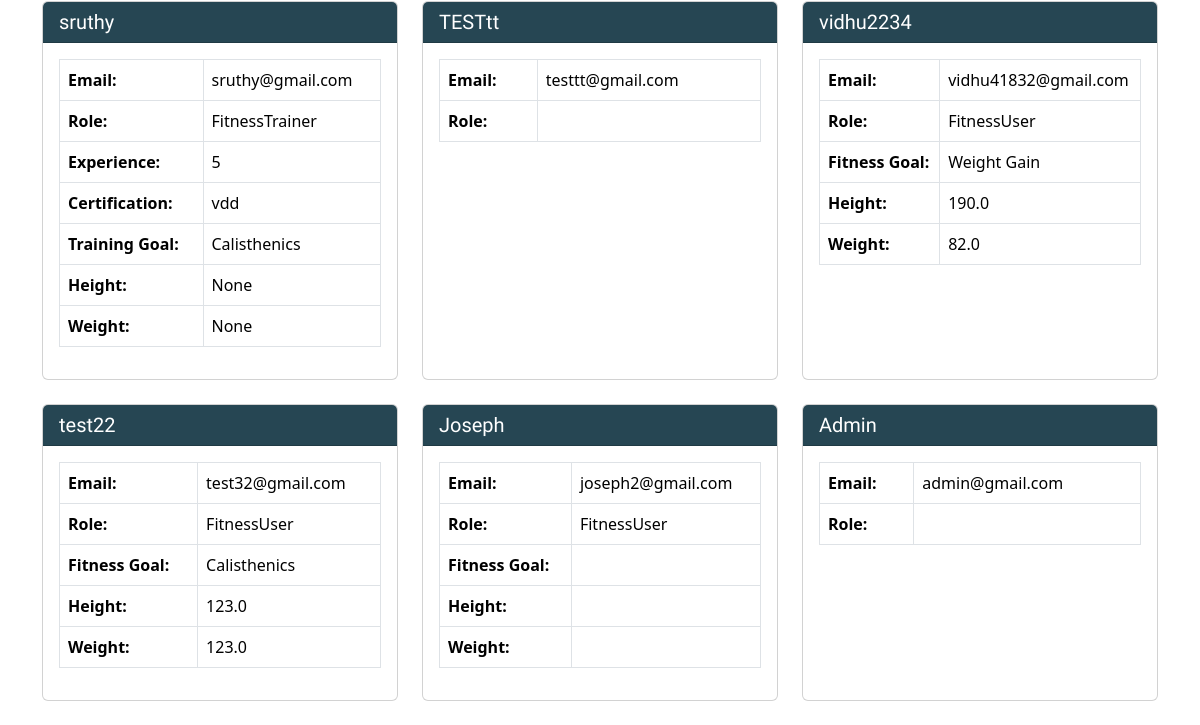
Page /members/all-users/ (lower part) on the earlier database version.
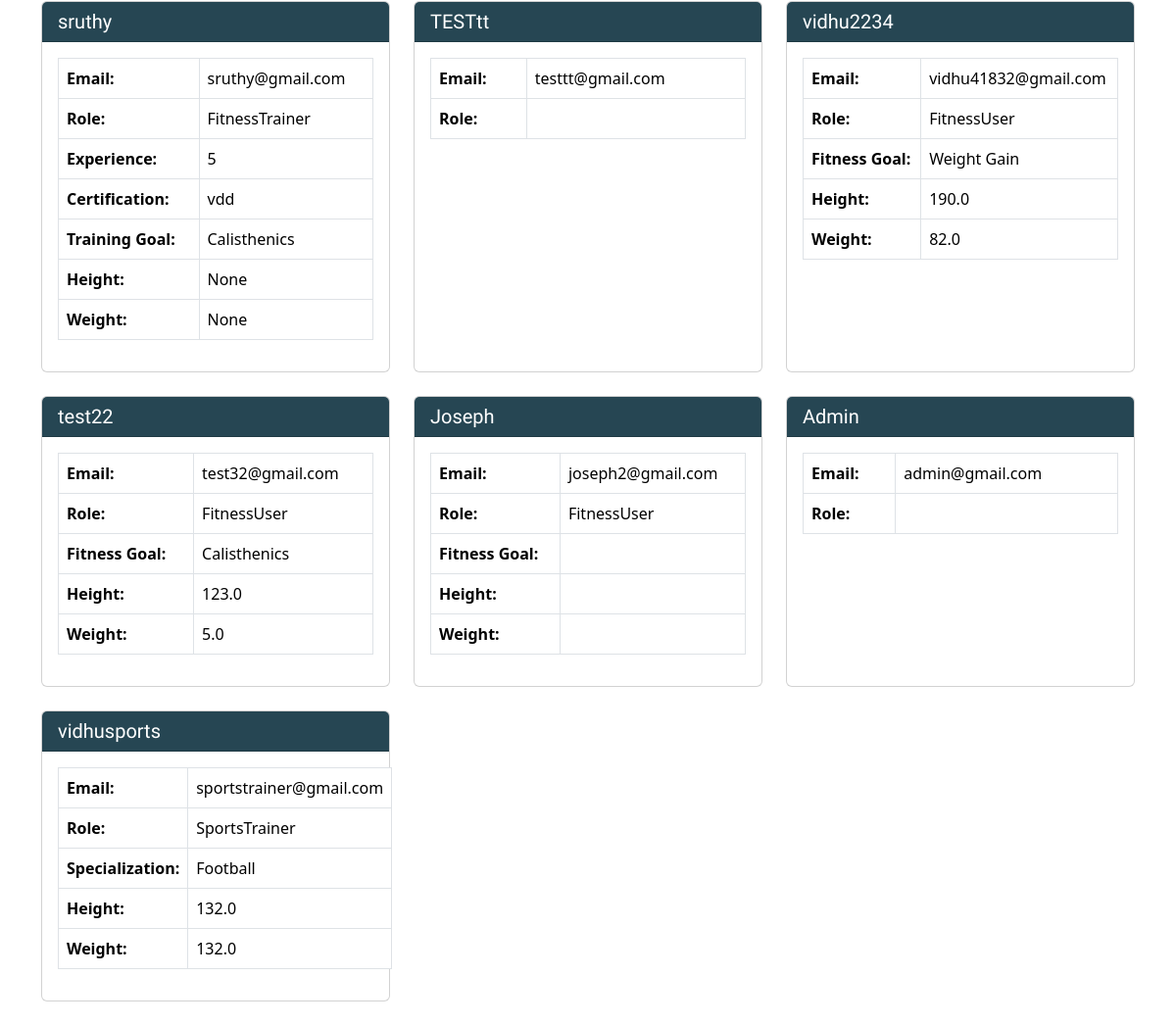
Same page on the later database version.
### users/models.py (models this page shows, shortened)
class CustomUser(AbstractBaseUser, PermissionsMixin):
    username = models.CharField(max_length=100, unique=True)
    email = models.EmailField(unique=True)
    first_name = models.CharField(max_length=100)
    last_name = models.CharField(max_length=100)
    role = models.CharField(max_length=20)  # Define roles (e.g., "FitnessUser", "FitnessTrainer", "SportsTrainer")
    description = models.TextField(blank=True, null=True)
    profile_picture = models.FileField(upload_to='profile_pics/', blank=True, null=True)
    address = models.TextField(blank=True, null=True)
    contact_number = models.CharField(max_length=15, blank=True, null=True)
    second_contact_number = models.CharField(max_length=15, blank=True, null=True)# Add the description field
    is_active = models.BooleanField(default=True)
    is_staff = models.BooleanField(default=False)
    objects = CustomUserManager()
    USERNAME_FIELD = 'email'
    REQUIRED_FIELDS = ['username']

### Members/models.py (models this page shows, shortened)
class FitnessTrainer(models.Model):
    user = models.OneToOneField(CustomUser, on_delete=models.CASCADE)
    experience = models.IntegerField()
    certification = models.CharField(max_length=255, null=True, blank=True)
    training_goal = models.CharField(max_length=255)
    certification_link = models.CharField(max_length=255, blank=True, null=True)
    height = models.FloatField(blank=True, null=True)
    weight = models.FloatField(blank=True, null=True)

class FitnessUser(models.Model):
    user = models.OneToOneField(CustomUser, on_delete=models.CASCADE)
    fitness_goal = models.CharField(max_length=255)
    height = models.FloatField()
    weight = models.FloatField()
    medical_conditions_text = models.TextField(blank=True, null=True)
    medical_conditions_pdf = models.FileField(upload_to='medical_conditions_pdfs/', blank=True, null=True)

class SportsTrainer(models.Model):
    user = models.OneToOneField(CustomUser, on_delete=models.CASCADE)
    specialization = models.CharField(max_length=255,null=True)
    height = models.FloatField(blank=True, null=True)
    weight = models.FloatField(blank=True, null=True)

### Members/views.py (the view)
# urls.py: path('all-users/', views.all_users_view, name='all_users'),
def all_users_view(request):
    users = CustomUser.objects.all()
    return render(request, 'all_users.html', {'users': users})

### Members/templates/all_users.html (shortened to what this page needs)
{% extends 'sadmin.html' %}
{% block content %}
<div class="container mt-4">
    <div class="row">
        {% for user in users %}
        <div class="col-md-4 mb-4">
            <div class="card h-100">
                <div class="card-header" style="background-color: #264653; color: #fff;">
                    <h5 class="card-title mb-0">{{ user.username }}</h5>
                </div>
                <div class="card-body">
                    <table class="table table-bordered">
                        <tbody>
                            <tr>
                                <td><strong>Email:</strong></td>
                                <td>{{ user.email }}</td>
                            </tr>
                            <tr>
                                <td><strong>Role:</strong></td>
                                <td>{{ user.role }}</td>
                            </tr>
                            {% if user.role == 'FitnessUser' %}
                            <tr>
                                <td><strong>Fitness Goal:</strong></td>
                                <td>{{ user.fitnessuser.fitness_goal }}</td>
                            </tr>
                            <tr>
                                <td><strong>Height:</strong></td>
                                <td>{{ user.fitnessuser.height }}</td>
                            </tr>
                            <tr>
                                <td><strong>Weight:</strong></td>
                                <td>{{ user.fitnessuser.weight }}</td>
                            </tr>
                            {% elif user.role == 'FitnessTrainer' %}
                            <tr>
                                <td><strong>Experience:</strong></td>
                                <td>{{ user.fitnesstrainer.experience }}</td>
                            </tr>
                            <tr>
                                <td><strong>Certification:</strong></td>
                                <td>{{ user.fitnesstrainer.certification }}</td>
                            </tr>
                            <tr>
                                <td><strong>Training Goal:</strong></td>
                                <td>{{ user.fitnesstrainer.training_goal }}</td>
                            </tr>
                            <tr>
                                <td><strong>Height:</strong></td>
                                <td>{{ user.fitnesstrainer.height }}</td>
                            </tr>
                            <tr>
                                <td><strong>Weight:</strong></td>
                                <td>{{ user.fitnesstrainer.weight }}</td>
                            </tr>
                            {% elif user.role == 'SportsTrainer' %}
                            <tr>
                                <td><strong>Specialization:</strong></td>
                                <td>{{ user.sportstrainer.specialization }}</td>
                            </tr>
                            <tr>
                                <td><strong>Height:</strong></td>
                                <td>{{ user.sportstrainer.height }}</td>
                            </tr>
                            <tr>
                                <td><strong>Weight:</strong></td>
                                <td>{{ user.sportstrainer.weight }}</td>
                            </tr>
                            {% endif %}
                        </tbody>
                    </table>
                </div>
            </div>
        </div>
        {% endfor %}
    </div>
</div>
{% endblock %}

Differences in the rows shown:
changed CustomUser "test22": fitnessuser.weight "123.0" → "5.0"
added CustomUser: username "vidhusports", email "sportstrainer@gmail.com", role "SportsTrainer", sportstrainer.specialization "Football", sportstrainer.height "132.0", sportstrainer.weight "132.0"
